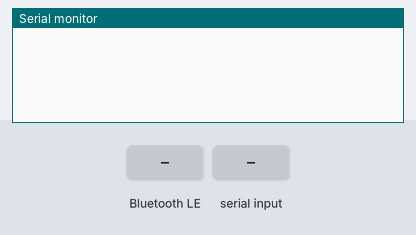
This sketch was run on a simulated ESP32. Parts: the last lines printed to the serial monitor. The inputs (shaded band) are chosen by the test bench. Nothing arrives over Bluetooth unless stated; a phone connects over Bluetooth LE 3 s after start.

Above: at 2.2 s.
2.3 s: Bluetooth LE write ":" received
At 2.9 s:
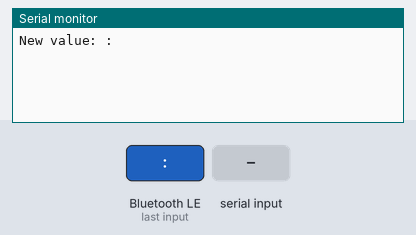
4.5 s: ":\n" received over the second serial link
At 5.7 s:
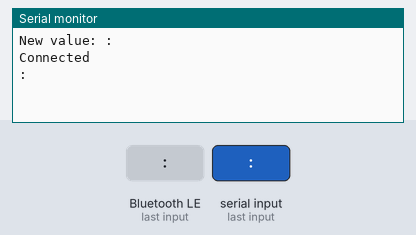
6.0 s: Bluetooth LE write "od" received
At 7.2 s:
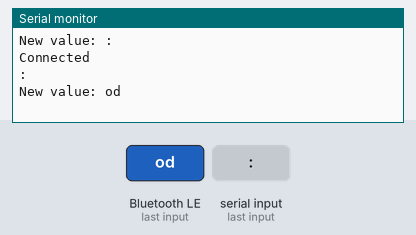
7.5 s: " \n" received over the second serial link
At 8.0 s:
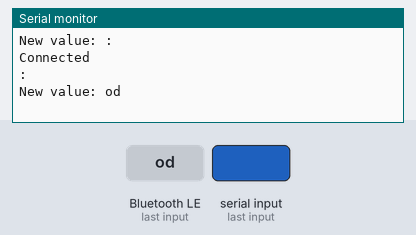
9.0 s: Bluetooth LE write "pair" received
At 9.7 s:
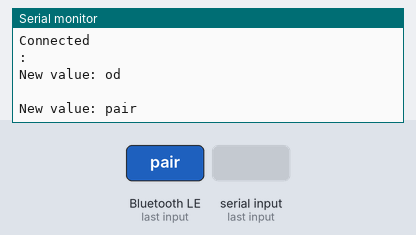
10.5 s: "od\n" received over the second serial link
At 11.4 s:
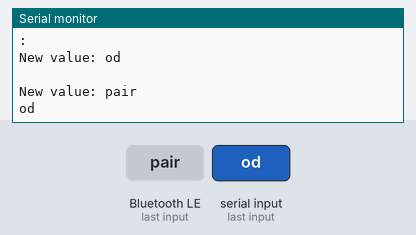

Measured:
- after the input at 2.3 s, the serial monitor: prints a new line after 0.05 s (image 1)
- after the input at 4.5 s, the serial monitor: prints a new line at once (image 2)
- after the input at 6.0 s, the serial monitor: prints a new line after 0.05 s (image 3)
- after the input at 7.5 s, the serial monitor: prints a new line at once (image 4)
- after the input at 9.0 s, the serial monitor: prints a new line after 0.05 s (image 5)
- after the input at 10.5 s, the serial monitor: prints a new line at once (image 6)

The sketch:

weight_sensor_esp32.ino
```cpp
#include "ble_server.h"

// #include <SoftwareSerial.h>

// #define txPin 3 // TX pin of HC-06
// #define rxPin 4 // RX pin of HC-06

String weight, revData;

// SoftwareSerial Serial2(txPin, rxPin); //Rx,Tx

void setup() {
  Serial.begin(9600);   // Initialize the Bluno BLE Serial
  Serial2.begin(9600);  // Initialize the HC-06 BT Serial
  configBLE();
}


void loop() {
  // Capture the HC-06 BT Serial data
  if (Serial2.available()) {
    weight = Serial2.readStringUntil('\n');
    Serial.println(weight);
    int colonPos = weight.indexOf(":");
    weight = weight.substring(colonPos + 1);
    weight.trim();
    colonPos = weight.indexOf(" ");
    weight = weight.substring(0, colonPos);
  }

  if (receivedData == "od") {
    send_data((String)weight);
  }
}
```

ble_server.h
```cpp
#include <BLEDevice.h>  // Required Library
#include <BLEServer.h>  // Required Library

// Define service and all characteristic uuid
#define SERVICE_UUID "4fafc201-1fb5-459e-8fcc-c5c9c331914b"
#define CHAR_UUID "4a37b01d-364e-44d9-9335-770e2025b29f"

#define TAG "w:"

#define UNIT "unit:g"
#define INFO "info:old"

BLEServer* pServer = NULL;  // BLEServer object creation

// All charateristic object creation
BLECharacteristic* characteristic = NULL;

bool deviceConnected = false;

String receivedData;

// Callback function for checking the BLE is connected to anything or not
class MyServerCallbacks : public BLEServerCallbacks {
  void onConnect(BLEServer* pServer) {
    deviceConnected = true;
    Serial.println("Connected");
  };

  void onDisconnect(BLEServer* pServer) {
    deviceConnected = false;
    pServer->startAdvertising();
  }
};

// Function for sending data on desired characteristic
void send_data(String data2) {
  String data = TAG + data2;
  characteristic->setValue(data.c_str());  // sending from esp32
  characteristic->notify();                // Notify the client for receiving data
}

// Callback function for receiving data from client and process it
class MyCallbacks : public BLECharacteristicCallbacks {
  void onWrite(BLECharacteristic* pCharacteristic) {
    String value = pCharacteristic->getValue();
    receivedData = "";
    if (value.length() > 0) {
      for (int i = 0; i < value.length(); i++) {
        receivedData += value[i];
      }
      Serial.print("New value: ");
      Serial.println(receivedData);
      if (receivedData == "pair") {
        send_data("pair");
      }
      else if (receivedData == "unit") {
        send_data((String)UNIT);
      }
      else if (receivedData == "info") {
        send_data((String)INFO);
      }
    }
  }
};

// Function for creating a service and multiple characteristics and configure BLE in esp32
void configBLE() {
  BLEDevice::init("ESP-32 BLE");                   // BLE Initialization
  pServer = BLEDevice::createServer();             // Create a BLE Server
  pServer->setCallbacks(new MyServerCallbacks());  // Set the callback function for checking the device is connected or not

  BLEService* pService = pServer->createService(SERVICE_UUID);  // Create a service on the server

  // Create characteristic for EC value
  characteristic = pService->createCharacteristic(
    CHAR_UUID, BLECharacteristic::PROPERTY_READ
                 | BLECharacteristic::PROPERTY_WRITE | BLECharacteristic::PROPERTY_NOTIFY);

  characteristic->setCallbacks(new MyCallbacks());

  pService->start();  // Start the server

  // Start advertisment
  pServer->getAdvertising()->addServiceUUID(pService->getUUID());
  pServer->getAdvertising()->start();

  delay(1000);
}
```
